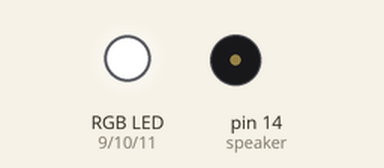
This sketch was run on a simulated Arduino Uno, built with avr-gcc and run on an emulated ATmega328P. Shown: an RGB LED mixed from three pins (HIGH = lit), buzzer (waves = sounding, pin HIGH). What the sketch prints to the serial monitor is not drawn.

Above: at 0.05 s.
At 1.25 s:
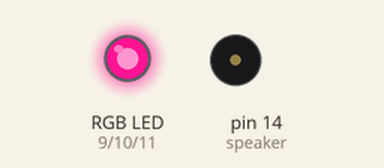
At 2.5 s:
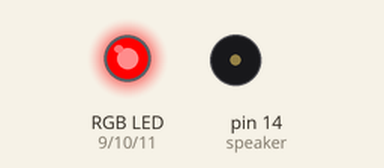
At 5.0 s:
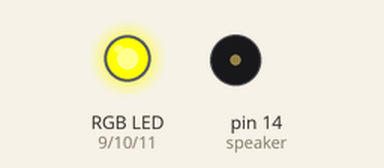
At 7.5 s:
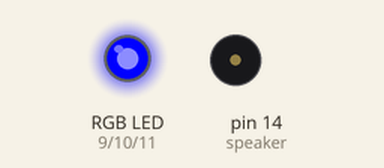
At 10.0 s:
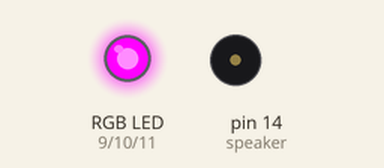
Timing chart, 0 to 13.0 s (numbered marks = the images above):
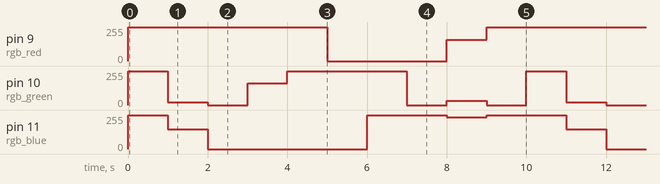

Measured:
- by itself, pin 9 (rgb_red): repeats every 10.0 s: 0/255 3.0 s, 160/255 1.0 s, 255/255 6.0 s
- by itself, pin 11 (rgb_blue): repeats every 10.0 s: 147/255 1.0 s, 0/255 4.0 s, 255/255 2.0 s, 240/255 1.0 s, 255/255 2.0 s
- by itself, pin 10 (rgb_green): repeats every 10.0 s: 20/255 1.0 s, 0/255 1.0 s, 165/255 1.0 s, 255/255 3.0 s, 0/255 1.0 s, 32/255 1.0 s, 0/255 1.0 s, 255/255 1.0 s

The sketch:

rgb_guitar_button.ino
```cpp
#define WHITE 255, 255, 255
#define DEEPPINK 255, 20, 147
#define RED 255, 0, 0
#define ORANGE 255, 165, 0
#define YELLOW 255, 255, 0
#define GREEN 0, 255, 0
#define CYAN 0, 255, 255
#define BLUE 0, 0, 255
#define PURPLE 160, 32, 240
#define MAGENTA 255, 0, 255

#define LED_DELAY_MS 1000


const int button = 2;
const int rgb_red = 9;
const int rgb_green = 10;
const int rgb_blue = 11;
const int speaker = 14;

void setup()
{
  pinMode(button, INPUT_PULLUP);
  pinMode(rgb_red, OUTPUT);
  pinMode(rgb_green, OUTPUT);
  pinMode(rgb_blue, OUTPUT);
  pinMode(speaker, OUTPUT);

  Serial.begin(9600);
  Serial.write("Begun communications");
}

void loop()
{
  setRGB(WHITE, 1.00);
  delay(LED_DELAY_MS);
  setRGB(DEEPPINK, 1.00);
  delay(LED_DELAY_MS);
  setRGB(RED, 1.00);
  delay(LED_DELAY_MS);
  setRGB(ORANGE, 1.00);
  delay(LED_DELAY_MS);
  setRGB(YELLOW, 1.00);
  delay(LED_DELAY_MS);
  setRGB(GREEN, 1.00);
  delay(LED_DELAY_MS);
  setRGB(CYAN, 1.00);
  delay(LED_DELAY_MS);
  setRGB(BLUE, 1.00);
  delay(LED_DELAY_MS);
  setRGB(PURPLE, 1.00);
  delay(LED_DELAY_MS);
  setRGB(MAGENTA, 1.00);
  delay(LED_DELAY_MS);

  // button wired one end to the pin, other end to GND
  // HIGH when open, LOW when closed
  // therefore, DO STUFF when HIGH (guitar taken out)
  // because normally closed (guitar in stand)
//  if(digitalRead(button))
//  {
//    // make sure the guitar has been taken out fully
//    sleep(LED_DELAY_MS, 1.00);
//    if(digitalRead(button))
//    {
//      playRiff();
//    }
//  }
}

void playRiff()
{
  Serial.write("play riff");
}

void setRGB(int red_value, int green_value, int blue_value, double brightness)
{
  analogWrite(rgb_red*brightness, red_value);
  analogWrite(rgb_green*brightness, green_value);
  analogWrite(rgb_blue*brightness, blue_value);
}
```
